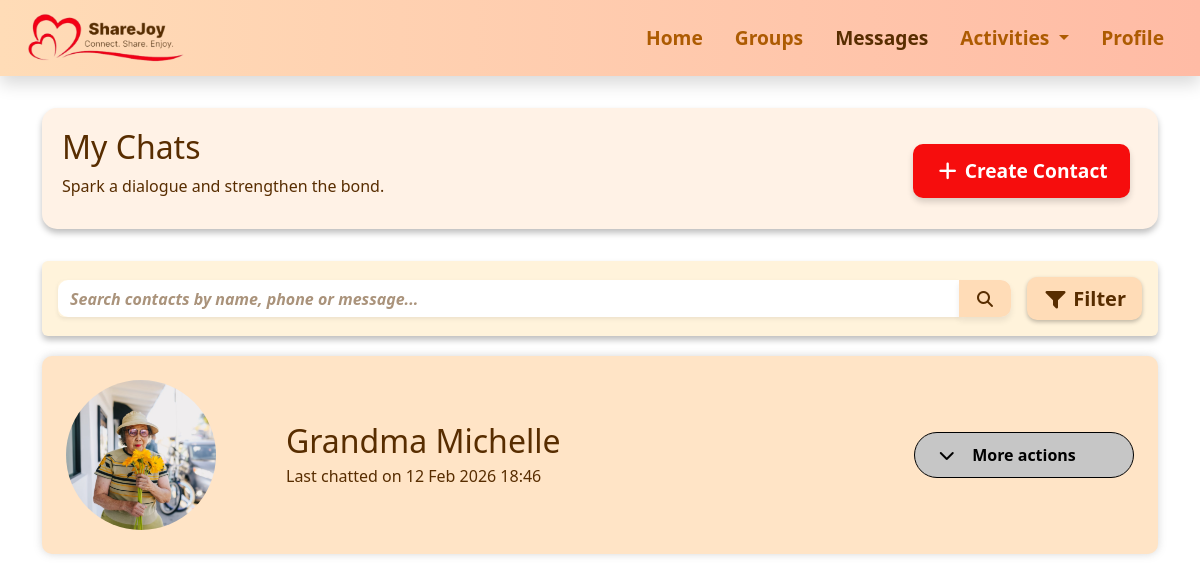
Screenshot of /messages (signed in) with the database file from the repository.
### messages.py (models this page shows)
class Contact(db.Model):
    __tablename__ = 'contact'
    id = db.Column(db.Integer, primary_key=True)
    name = db.Column(db.String(35), nullable=False)
    phone = db.Column(db.String(12))
    short_desc = db.Column(db.String(120))
    image_url = db.Column(db.String(200))
    messages = db.relationship("Message", backref="contact", lazy=True)
    chat_group = db.Column(db.String(50))       # e.g. Family, Friends, Work
    message_status = db.Column(db.String(20))   # e.g. Unread, Read, Archived

### app.py (the view, shortened to what this page needs)
@app.route("/messages")
@login_required
def messages():
    search = request.args.get("search", "")
    status_filter = request.args.get("status")
    query = Contact.query
    if status_filter:
        query = query.filter(Contact.message_status == status_filter)
    contacts = query.all()
    for c in contacts:
        last_msg = (
            Message.query.filter_by(contact_id=c.id)
            .order_by(Message.timestamp.desc())
            .first()
        )
        c.last_chat = last_msg.timestamp if last_msg else None
    contacts.sort(key=lambda c: c.last_chat or 0, reverse=True)
    messages = []
    if search:
        messages_query = Message.query.filter(Message.content.ilike(f"%{search}%"))
        if status_filter:
            messages_query = messages_query.filter(Message.status == status_filter)
        messages = messages_query.order_by(Message.timestamp.desc()).all()
    return render_template("messages.html", contacts=contacts, messages=messages, title="Messages")

### app.py (called while the page is built)
def login_required(f):
    @wraps(f)
    def decorated_function(*args, **kwargs):
        if 'user_id' not in session:
            flash('Please log in to access this page.', 'error')
            return redirect(url_for('loginpage'))
        return f(*args, **kwargs)
    return decorated_function

@app.template_filter("sgtime")
def sgtime(dt):
    if not dt:
        return ""
    if dt.tzinfo is None:
        dt = dt.replace(tzinfo=pytz.utc)
    sg_tz = pytz.timezone("Asia/Singapore")
    return dt.astimezone(sg_tz).strftime("%d %b %Y %H:%M")

### templates/messages.html (shortened to what this page needs)
{% extends "base.html" %}
{% block extra_css %}
<link rel="stylesheet" href="{{ url_for('static', filename='css/messages.css') }}">
{% endblock %}
{% block content %}
<div class="section-box d-flex flex-column flex-md-row justify-content-between align-items-start align-items-md-center">
  <div>
    <h1>My Chats</h1>
    <p>Spark a dialogue and strengthen the bond.</p>
  </div>
  <a href="{{ url_for('create_contact') }}" class="btn btn-danger cta-btn mt-2 mt-md-0 me-0 me-md-2 fw-semibold">
    <i class="fa-solid fa-plus"></i> Create Contact
  </a>
</div>
<div class="p-3 mb-3 rounded shadow-sm box1">
  <div class="d-flex flex-column flex-md-row align-items-start align-items-md-center gap-2">
    <form method="get" class="flex-grow-1 mb-2 mb-md-0 box2 rounded" id="search-form">
      <div class="input-group">
        <input type="text" name="search" class="form-control shadow-sm searchbar"
          placeholder="Search contacts by name, phone or message..." value="{{ request.args.get('search', '') }}">
        <button class="btn search-btn" type="submit">
          <i class="fa-solid fa-magnifying-glass"></i>
        </button>
      </div>
    </form>
    <button id="toggle-filters" class="btn btn-lg fw-semibold mt-2 mt-md-0 ms-md-2">
      <i class="fa-solid fa-filter"></i> Filter
    </button>
  </div>
</div>
{% if contacts %}
  {% for contact in contacts %}
    <div class="contact-box p-4" onclick="window.location.href='{{ url_for('textchat', contact_id=contact.id) }}'">
      <div class="d-flex align-items-center justify-content-between w-100">
        <div class="d-flex align-items-center">
          <img src="{{ url_for('static', filename=contact.image_url or 'images/default_pfp.jpg') }}"
               alt="Profile Image" class="circle-image">
          <div>
            <h1 class="mb-1 me-5 brown">{{ contact.name }}</h1>
            <p class="mb-0 brown">
              {% if contact.last_chat %}
                Last chatted on {{ contact.last_chat|sgtime }}
              {% else %}
                No chats yet
              {% endif %}
            </p>
          </div>
        </div>
        <div class="dropdown-wrapper position-relative" onclick="event.stopPropagation()">
          <button class="more-actions-toggle d-flex align-items-center justify-content-center"
                  onclick="toggleDropdown(this)">
            <span class="fs-6 fw-semibold">More actions</span>
            <i class="me-4 fa-solid fa-chevron-down chevron-icon"></i>
          </button>
        </div>
      </div>
    </div>
  {% endfor %}
{% else %}
  <div class="col-12">
        <div class="alert alert-info text-center fw-semibold">
            No chats found.
        </div>
    </div>
{% endif %}
{% endblock %}

### static/css/base.css (style rules this page uses)
.section-box { width: 100%; min-height: 100px; color: #582D00; background-color: #fff2e6; box-shadow: 0 4px 6px rgba(0, 0, 0, 0.256); padding: 20px 20px 15px 20px; margin: 2rem auto; border-radius: 15px; }
.searchbar { background-color: transparent !important; border: none !important; }
.search-btn { background-color: #FFDCB7; color: #582D00; border: none; box-shadow: 0 4px 6px rgba(0, 0, 0, 0.08); font-weight: 600; }
.box1 { background-color: #fff3db; color: #000000; box-shadow: 0 4px 6px rgba(0, 0, 0, 0.256) !important; ; }
.box2 { background-color: #fff; border-radius: 10px !important; }
h1 { font-size: 2rem; }
body, input, textarea, .form-label, .formL { color: #582D00 !important; }
.form-control, .form-select { background-color: #FDFAF7; border: 1px solid rgba(0, 0, 0, 0.2); box-shadow: 0 4px 6px rgba(0, 0, 0, 0.13); }
.form-control::placeholder, .form-select::placeholder, input#date::placeholder, input#time::placeholder, .form-select option[value=""], .form-select:has(option[value=""]:checked) { font-style: italic; color: #AA937B; }
.cancelbtn, .dobtn, .cancel-btn, .successbtn, .okbtn, .redbtn, .cta-btn, .search-btn, #toggle-filters, .clearbtn { border: none; box-shadow: 0 4px 6px rgba(0, 0, 0, 0.08); padding: 0.4rem 1rem; border-radius: 10px; font-weight: 600; transition: none; }
.redbtn, .btn-danger { background: #F60D0D; color: #FFF; font-size: 1.2rem; padding: 0.4rem 0.7rem; box-shadow: 0 4px 6px rgba(0, 0, 0, 0.158); }
.cta-btn { font-size: 1.2rem; padding: 0.8rem 1.4rem; min-width: 100px; border-radius: 10px; }
.search-btn, #toggle-filters { background: #FFDCB7; color: #582D00; }
.cancelbtn, .dobtn, .cancel-btn, .successbtn, .okbtn, .redbtn, .cta-btn, .search-btn, .clearbtn, .join-btn, .maxbtn, .createdbtn, .joined { -webkit-appearance: none; -moz-appearance: none; appearance: none; outline: none !important; border: none !important; }

### static/css/messages.css (style rules this page uses)
.brown { color: #582D00; }
.contact-box { width: 100%; min-height: 150px; color: black; background-color: #ffe4c6; box-shadow: 0 0px 8px rgba(122, 122, 122, 0.3); border-radius: 10px; margin: 20px auto; padding: 1rem; }
#toggle-filters { background-color: #FFDCB7; color: #582D00; border: none; box-shadow: 0 2px 4px rgba(0, 0, 0, 0.256) !important; }
input::placeholder { font-style: italic; font-weight: 600; color: #582D00; }
.circle-image { width: 150px; height: 150px; border-radius: 50%; object-fit: cover; margin-right: 70px; }
.more-actions-toggle { width: 220px; padding: 10px 16px; border-radius: 25px; background-color: #c6c6c6; border: 1px solid black; font-weight: bold; position: relative; }
.chevron-icon { position: absolute; left: 10%; top: 50%; transform: translateY(-50%); transition: transform 0.3s ease; }
.dropdown-wrapper { position: relative; display: inline-block; }

### rows the page displays
Contact: image_url (picture), name "Grandma Michelle", last_chat|sgtime "12 Feb 2026 18:46"
